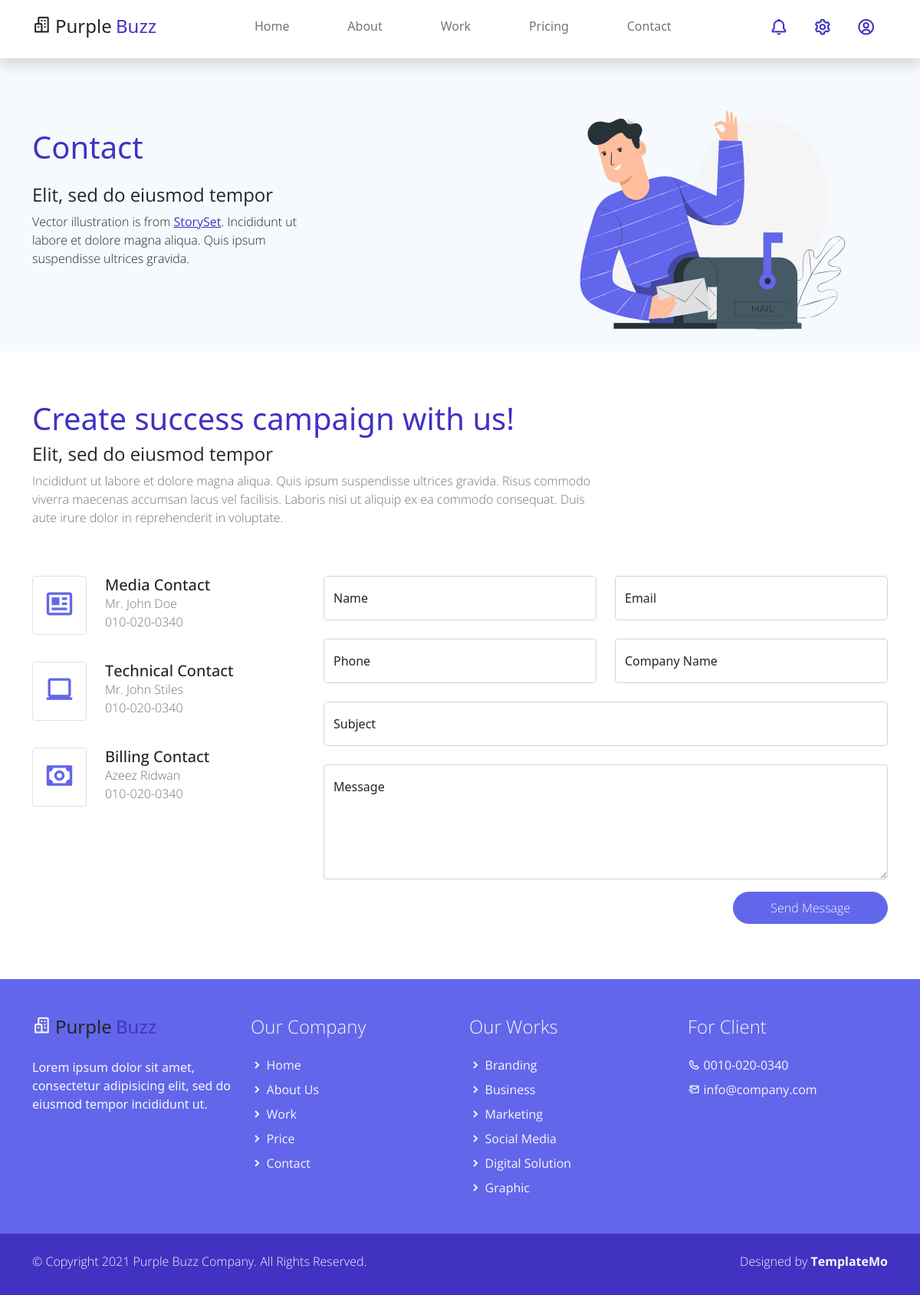
Page /contact/ on the committed database.
### sitewebapp/models.py (models this page shows, shortened)
class Convention(models.Model):
    date_add = models.DateTimeField(auto_now_add=True)
    date_update = models.DateTimeField(auto_now=True)
    status = models.BooleanField()
    class Meta:
        abstract = True

class Website(Convention):
    phone = models.CharField(max_length=250)
    copyright = models.CharField(max_length=250)
    name_site = models.CharField( max_length=250)
    email = models.EmailField()
    description_team = models.TextField()
    description_footer = models.TextField()
    description_creative = models.TextField()
    description_transform = models.TextField()
    description_newsletter = models.TextField()
    class Meta:
        verbose_name = 'Website'
        verbose_name_plural = 'Websites'

class BannerContact(Convention):
    title = models.CharField(max_length=50)
    sous_title = models.CharField(max_length=250)
    description = models.TextField()
    image = models.FileField(upload_to='image_contact')
    class Meta:
        verbose_name = 'BannerContact'
        verbose_name_plural = 'BannerContacts'

### contactapp/models.py (models this page shows, shortened)
class CreateSucce(Convention):
    title = models.CharField(max_length=50)
    sous_title = models.CharField(max_length=250)
    description = models.TextField()
    class Meta:
        verbose_name = 'CreateSucce'
        verbose_name_plural = 'CreateSucces'

class Assitance(Convention):
    title = models.CharField(max_length=250)
    name = models.CharField(max_length=250)
    phone = models.CharField(max_length=250)
    icon = models.CharField(max_length=250)
    class Meta:
        verbose_name = 'Assitance'
        verbose_name_plural = 'Assitances'

### sitewebapp/views.py (the view)
# urls.py: path('contact/', views.contact, name='contact'),
def contact(request):
    bannerContacts = models.BannerContact.objects.filter(status=True).first()
    creates = models_contact.CreateSucce.objects.filter(status=True).first()
    assistences = models_contact.Assitance.objects.filter(status=True)
    socials = models_contact.Social.objects.filter(status=True)
    sites = models.Website.objects.filter(status=True).first()
    return render(request, 'contact.html', locals())

### templates/contact.html
{% extends 'base/base.html'%}
{% load static %}
{% block content %}
    <section class="bg-light">
        <div class="container py-4">
            <div class="row align-items-center justify-content-between">
                <div class="contact-header col-lg-4">
                    <h1 class="h2 pb-3 text-primary">{{bannerContacts.title}}</h1>
                    <h3 class="h4 regular-400">{{bannerContacts.sous_title}}</h3>
                    <p class="light-300">
                        {{bannerContacts.description |safe}}
                    </p>
                </div>
                <div class="contact-img col-lg-5 align-items-end col-md-4">
                    <img src="{{bannerContacts.image.url}}">
                </div>
            </div>
        </div>
    </section>
    <section class="container py-5">
        <h1 class="col-12 col-xl-8 h2 text-left text-primary pt-3">{{creates.title}}</h1>
        <h2 class="col-12 col-xl-8 h4 text-left regular-400">{{creates.sous_title}} </h2>
        <p class="col-12 col-xl-8 text-left text-muted pb-5 light-300">
            {{creates.description}}
        </p>
        <div class="row pb-4">
            <div class="col-lg-4">
                {% for assistence in assistences%}
                <div class="contact row mb-4">
                    <div class="contact-icon col-lg-3 col-3">
                        <div class="py-3 mb-2 text-center border rounded text-secondary">
                            <i class='{{assistence.icon}}'></i>
                        </div>
                    </div>
                    <ul class="contact-info list-unstyled col-lg-9 col-9  light-300">
                        <li class="h5 mb-0">{{assistence.title}}</li>
                        <li class="text-muted">{{assistence.name}}</li>
                        <li class="text-muted">{{assistence.phone}}</li>
                    </ul>
                </div>
                {% endfor %}
            </div>
            <div class="col-lg-8 ">
                <form class="contact-form row" method="post" action="#" role="form">
                    <div class="col-lg-6 mb-4">
                        <div class="form-floating">
                            <input type="text" class="form-control form-control-lg light-300" id="floatingname" name="inputname" placeholder="Name">
                            <label for="floatingname light-300">Name</label>
                        </div>
                    </div>
                    <div class="col-lg-6 mb-4">
                        <div class="form-floating">
                            <input type="text" class="form-control form-control-lg light-300" id="floatingemail" name="inputemail" placeholder="Email">
                            <label for="floatingemail light-300">Email</label>
                        </div>
                    </div>
                    <div class="col-lg-6 mb-4">
                        <div class="form-floating">
                            <input type="text" class="form-control form-control-lg light-300" id="floatingphone" name="inputphone" placeholder="Phone">
                            <label for="floatingphone light-300">Phone</label>
                        </div>
                    </div>
                    <div class="col-lg-6 mb-4">
                        <div class="form-floating">
                            <input type="text" class="form-control form-control-lg light-300" id="floatingcompany" name="inputcompany" placeholder="Company Name">
                            <label for="floatingcompany light-300">Company Name</label>
                        </div>
                    </div>
                    <div class="col-12">
                        <div class="form-floating mb-4">
                            <input type="text" class="form-control form-control-lg light-300" id="floatingsubject" name="inputsubject" placeholder="Subject">
                            <label for="floatingsubject light-300">Subject</label>
                        </div>
                    </div>
                    <div class="col-12">
                        <div class="form-floating mb-3">
                            <textarea class="form-control light-300" rows="8" placeholder="Message" id="floatingtextarea"></textarea>
                            <label for="floatingtextarea light-300">Message</label>
                        </div>
                    </div>
                    <div class="col-md-12 col-12 m-auto text-end">
                        <button type="submit" class="btn btn-secondary rounded-pill px-md-5 px-4 py-2 radius-0 text-light light-300">Send Message</button>
                    </div>
                </form>
            </div>
        </div>
    </section>
{% endblock %}

### templates/base/base.html (shortened to what this page needs)
{% load static %}
<!DOCTYPE html>
<html lang="en">
<head>
    <link href="{% static 'assets/css/bootstrap.min.css' %}" rel="stylesheet">
    <link href="{% static 'assets/css/boxicon.min.css' %}" rel="stylesheet">
    <link rel="stylesheet" href="{% static 'assets/css/templatemo.css' %}">
    <link rel="stylesheet" href="{% static 'assets/css/custom.css' %}">
</head>
<body>
    <nav id="main_nav" class="navbar navbar-expand-lg navbar-light bg-white shadow">
        <div class="container d-flex justify-content-between align-items-center">
            <a class="navbar-brand h1" href="{% url 'index'%}">
                <i class='bx bx-buildings bx-sm text-dark'></i>
                {{sites.name_site |safe}}
            </a>
            <div class="align-self-center collapse navbar-collapse flex-fill  d-lg-flex justify-content-lg-between" id="navbar-toggler-success">
                <div class="flex-fill mx-xl-5 mb-2">
                    <ul class="nav navbar-nav d-flex justify-content-between mx-xl-5 text-center text-dark">
                        <li class="nav-item">
                            <a class="nav-link btn-outline-primary rounded-pill px-3" href="{% url 'index'%}">Home</a>
                        </li>
                        <li class="nav-item">
                            <a class="nav-link btn-outline-primary rounded-pill px-3" href="{% url 'about'%}">About</a>
                        </li>
                        <li class="nav-item">
                            <a class="nav-link btn-outline-primary rounded-pill px-3" href="{% url 'work'%}">Work</a>
                        </li>
                        <li class="nav-item">
                            <a class="nav-link btn-outline-primary rounded-pill px-3" href="{% url 'pricing'%}">Pricing</a>
                        </li>
                        <li class="nav-item">
                            <a class="nav-link btn-outline-primary rounded-pill px-3" href="{% url 'contact'%}">Contact</a>
                        </li>
                    </ul>
                </div>
                <div class="navbar align-self-center d-flex">
                    <a class="nav-link" href="#"><i class='bx bx-bell bx-sm bx-tada-hover text-primary'></i></a>
                    <a class="nav-link" href="#"><i class='bx bx-cog bx-sm text-primary'></i></a>
                    <a class="nav-link" href="#"><i class='bx bx-user-circle bx-sm text-primary'></i></a>
                </div>
            </div>
        </div>
    </nav>
   {% block content %}
    {% endblock %}
    <footer class="bg-secondary pt-4">
        <div class="container">
            <div class="row py-4">
                <div class="col-lg-3 col-12 align-left">
                    <a class="navbar-brand" href="index.html">
                        <i class='bx bx-buildings bx-sm text-light'></i>
                       {{sites.name_site |safe}}
                    </a>
                    <p class="text-light my-lg-4 my-2">
                       {{sites.description_footer}}
                    </p>
                    <ul class="list-inline footer-icons light-300">
                    </ul>
                </div>
                <div class="col-lg-3 col-md-4 my-sm-0 mt-4">
                    <h3 class="h4 pb-lg-3 text-light light-300">Our Company</h2>
                        <ul class="list-unstyled text-light light-300">
                            <li class="pb-2">
                                <i class='bx-fw bx bxs-chevron-right bx-xs'></i><a class="text-decoration-none text-light" href="{% url 'index'%}">Home</a>
                            </li>
                            <li class="pb-2">
                                <i class='bx-fw bx bxs-chevron-right bx-xs'></i><a class="text-decoration-none text-light py-1" href="{% url 'about'%}">About Us</a>
                            </li>
                            <li class="pb-2">
                                <i class='bx-fw bx bxs-chevron-right bx-xs'></i><a class="text-decoration-none text-light py-1" href="{% url 'work'%}">Work</a>
                            </li>
                            <li class="pb-2">
                                <i class='bx-fw bx bxs-chevron-right bx-xs'></i></i><a class="text-decoration-none text-light py-1" href="{% url 'pricing'%}">Price</a>
                            </li>
                            <li class="pb-2">
                                <i class='bx-fw bx bxs-chevron-right bx-xs'></i><a class="text-decoration-none text-light py-1" href="{% url 'contact'%}">Contact</a>
                            </li>
                        </ul>
                </div>
                <div class="col-lg-3 col-md-4 my-sm-0 mt-4">
                    <h2 class="h4 pb-lg-3 text-light light-300">Our Works</h2>
                    <ul class="list-unstyled text-light light-300">
                        <li class="pb-2">
                            <i class='bx-fw bx bxs-chevron-right bx-xs'></i><a class="text-decoration-none text-light py-1" href="#">Branding</a>
                        </li>
                        <li class="pb-2">
                            <i class='bx-fw bx bxs-chevron-right bx-xs'></i><a class="text-decoration-none text-light py-1" href="#">Business</a>
                        </li>
                        <li class="pb-2">
                            <i class='bx-fw bx bxs-chevron-right bx-xs'></i><a class="text-decoration-none text-light py-1" href="#">Marketing</a>
                        </li>
                        <li class="pb-2">
                            <i class='bx-fw bx bxs-chevron-right bx-xs'></i><a class="text-decoration-none text-light py-1" href="#">Social Media</a>
                        </li>
                        <li class="pb-2">
                            <i class='bx-fw bx bxs-chevron-right bx-xs'></i><a class="text-decoration-none text-light py-1" href="#">Digital Solution</a>
                        </li>
                        <li class="pb-2">
                            <i class='bx-fw bx bxs-chevron-right bx-xs'></i><a class="text-decoration-none text-light py-1" href="#">Graphic</a>
                        </li>
                    </ul>
                </div>
                <div class="col-lg-3 col-md-4 my-sm-0 mt-4">
                    <h2 class="h4 pb-lg-3 text-light light-300">For Client</h2>
                    <ul class="list-unstyled text-light light-300">
                        <li class="pb-2">
                            <i class='bx-fw bx bx-phone bx-xs'></i><a class="text-decoration-none text-light py-1" href="tel:010-020-0340">0{{sites.phone}}</a>
                        </li>
                        <li class="pb-2">
                            <i class='bx-fw bx bx-mail-send bx-xs'></i><a class="text-decoration-none text-light py-1" href="mailto:info@company.com">{{sites.email}}</a>
                        </li>
                    </ul>
                </div>
            </div>
        </div>
        <div class="w-100 bg-primary py-3">
            <div class="container">
                <div class="row pt-2">
                    <div class="col-lg-6 col-sm-12">
                        <p class="text-lg-start text-center text-light light-300">
                            {{sites.copyright}}
                        </p>
                    </div>
                    <div class="col-lg-6 col-sm-12">
                        <p class="text-lg-end text-center text-light light-300">
                            Designed by <a rel="sponsored" class="text-decoration-none text-light" href="https://templatemo.com/" target="_blank"><strong>TemplateMo</strong></a>
                        </p>
                    </div>
                </div>
            </div>
        </div>
    </footer>
</body>
</html>

### static/assets/css/templatemo.css (style rules this page uses)
html { font-family: 'Open Sans', sans-serif; }
p, a { font-weight: 400; }
.h2 { font-size: 40px; }
.light-300 { font-family: 'Open Sans', sans-serif !important; font-weight: 300; }
.regular-400 { font-family: 'Open Sans', sans-serif !important; font-weight: 400; }
#floatingtextarea { height: 150px }

### rows in the picture
Website: name_site "Purple Buzz", description_footer "Lorem ipsum dolor sit amet, consectetur adipisicing elit, sed do eiusmod tempor incididunt ut.", phone "010-020-0340", email "info@company.com", copyright "© Copyright 2021 Purple Buzz Company. All Rights Reserved."
BannerContact: title "Contact", sous_title "Elit, sed do eiusmod tempor", description "Vector illustration is from StorySet . Incididunt ut labore et dolore magna aliqua. Quis ipsum suspendisse ultrices gravida.", image (picture)
CreateSucce: title "Create success campaign with us!", sous_title "Elit, sed do eiusmod tempor", description "Incididunt ut labore et dolore magna aliqua. Quis ipsum suspendisse ultrices gravida. Risus commodo viverra maecenas accumsan lacus vel facilisis. Laboris nisi ut aliquip ex ea commodo consequat. Duis aute irure dolor in reprehenderit in voluptate."
Assitance: title "Media Contact", name "Mr. John Doe", phone "010-020-0340"
Assitance: title "Technical Contact", name "Mr. John Stiles", phone "010-020-0340"
Assitance: title "Billing Contact", name "Azeez Ridwan", phone "010-020-0340"
